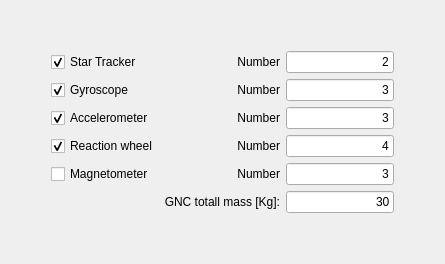
     <widget class="QWidget" name="GNC">
      <attribute name="title">
       <string>GNC</string>
      </attribute>
      <layout class="QGridLayout" name="gridLayout_19">
       <item row="1" column="1">
        <layout class="QGridLayout" name="gridLayout_18">
         <item row="0" column="3">
          <widget class="QLineEdit" name="lineEdit_2">
           <property name="text">
            <string>2</string>
           </property>
           <property name="alignment">
            <set>Qt::AlignRight|Qt::AlignTrailing|Qt::AlignVCenter</set>
           </property>
          </widget>
         </item>
         <item row="0" column="2">
          <widget class="QLabel" name="label_29">
           <property name="text">
            <string>Number</string>
           </property>
           <property name="alignment">
            <set>Qt::AlignRight|Qt::AlignTrailing|Qt::AlignVCenter</set>
           </property>
          </widget>
         </item>
         <item row="0" column="1">
          <widget class="QCheckBox" name="checkBox">
           <property name="text">
            <string>Star Tracker</string>
           </property>
           <property name="checked">
            <bool>true</bool>
           </property>
          </widget>
         </item>
         <item row="1" column="1">
          <widget class="QCheckBox" name="checkBox_2">
           <property name="text">
            <string>Gyroscope</string>
           </property>
           <property name="checked">
            <bool>true</bool>
           </property>
          </widget>
         </item>
         <item row="1" column="2">
          <widget class="QLabel" name="label_30">
           <property name="text">
            <string>Number</string>
           </property>
           <property name="alignment">
            <set>Qt::AlignRight|Qt::AlignTrailing|Qt::AlignVCenter</set>
           </property>
          </widget>
         </item>
         <item row="1" column="3">
          <widget class="QLineEdit" name="lineEdit_3">
           <property name="text">
            <string>3</string>
           </property>
           <property name="alignment">
            <set>Qt::AlignRight|Qt::AlignTrailing|Qt::AlignVCenter</set>
           </property>
          </widget>
         </item>
         <item row="3" column="1">
          <widget class="QCheckBox" name="checkBox_3">
           <property name="text">
            <string>Reaction wheel</string>
           </property>
           <property name="checked">
            <bool>true</bool>
           </property>
          </widget>
         </item>
         <item row="3" column="2">
          <widget class="QLabel" name="label_31">
           <property name="text">
            <string>Number</string>
           </property>
           <property name="alignment">
            <set>Qt::AlignRight|Qt::AlignTrailing|Qt::AlignVCenter</set>
           </property>
          </widget>
         </item>
         <item row="3" column="3">
          <widget class="QLineEdit" name="lineEdit_4">
           <property name="text">
            <string>4</string>
           </property>
           <property name="alignment">
            <set>Qt::AlignRight|Qt::AlignTrailing|Qt::AlignVCenter</set>
           </property>
          </widget>
         </item>
         <item row="4" column="1">
          <widget class="QCheckBox" name="checkBox_4">
           <property name="text">
            <string>Magnetometer</string>
           </property>
          </widget>
         </item>
         <item row="4" column="2">
          <widget class="QLabel" name="label_32">
           <property name="text">
            <string>Number</string>
           </property>
           <property name="alignment">
            <set>Qt::AlignRight|Qt::AlignTrailing|Qt::AlignVCenter</set>
           </property>
          </widget>
         </item>
         <item row="4" column="3">
          <widget class="QLineEdit" name="lineEdit_5">
           <property name="text">
            <string>3</string>
           </property>
           <property name="alignment">
            <set>Qt::AlignRight|Qt::AlignTrailing|Qt::AlignVCenter</set>
           </property>
          </widget>
         </item>
         <item row="2" column="1">
          <widget class="QCheckBox" name="checkBox_5">
           <property name="text">
            <string>Accelerometer</string>
           </property>
           <property name="checked">
            <bool>true</bool>
           </property>
          </widget>
         </item>
         <item row="2" column="2">
          <widget class="QLabel" name="label_33">
           <property name="text">
            <string>Number</string>
           </property>
           <property name="alignment">
            <set>Qt::AlignRight|Qt::AlignTrailing|Qt::AlignVCenter</set>
           </property>
          </widget>
         </item>
         <item row="2" column="3">
          <widget class="QLineEdit" name="lineEdit_6">
           <property name="text">
            <string>3</string>
           </property>
           <property name="alignment">
            <set>Qt::AlignRight|Qt::AlignTrailing|Qt::AlignVCenter</set>
           </property>
          </widget>
         </item>
         <item row="6" column="2">
          <widget class="QLabel" name="label_3">
           <property name="text">
            <string>GNC totall mass [Kg]:</string>
           </property>
           <property name="alignment">
            <set>Qt::AlignRight|Qt::AlignTrailing|Qt::AlignVCenter</set>
           </property>
          </widget>
         </item>
         <item row="6" column="3">
          <widget class="QLineEdit" name="lineEdit">
           <property name="text">
            <string>30</string>
           </property>
           <property name="alignment">
            <set>Qt::AlignRight|Qt::AlignTrailing|Qt::AlignVCenter</set>
           </property>
          </widget>
         </item>
        </layout>
       </item>
       <item row="1" column="0">
        <spacer name="horizontalSpacer_4">
         <property name="orientation">
          <enum>Qt::Horizontal</enum>
         </property>
         <property name="sizeHint" stdset="0">
          <size>
           <width>40</width>
           <height>20</height>
          </size>
         </property>
        </spacer>
       </item>
       <item row="1" column="2">
        <spacer name="horizontalSpacer_5">
         <property name="orientation">
          <enum>Qt::Horizontal</enum>
         </property>
         <property name="sizeHint" stdset="0">
          <size>
           <width>40</width>
           <height>20</height>
          </size>
         </property>
        </spacer>
       </item>
       <item row="0" column="1">
        <spacer name="verticalSpacer_18">
         <property name="orientation">
          <enum>Qt::Vertical</enum>
         </property>
         <property name="sizeHint" stdset="0">
          <size>
           <width>20</width>
           <height>40</height>
          </size>
         </property>
        </spacer>
       </item>
       <item row="2" column="1">
        <spacer name="verticalSpacer_19">
         <property name="orientation">
          <enum>Qt::Vertical</enum>
         </property>
         <property name="sizeHint" stdset="0">
          <size>
           <width>20</width>
           <height>40</height>
          </size>
         </property>
        </spacer>
       </item>
      </layout>
     </widget>
